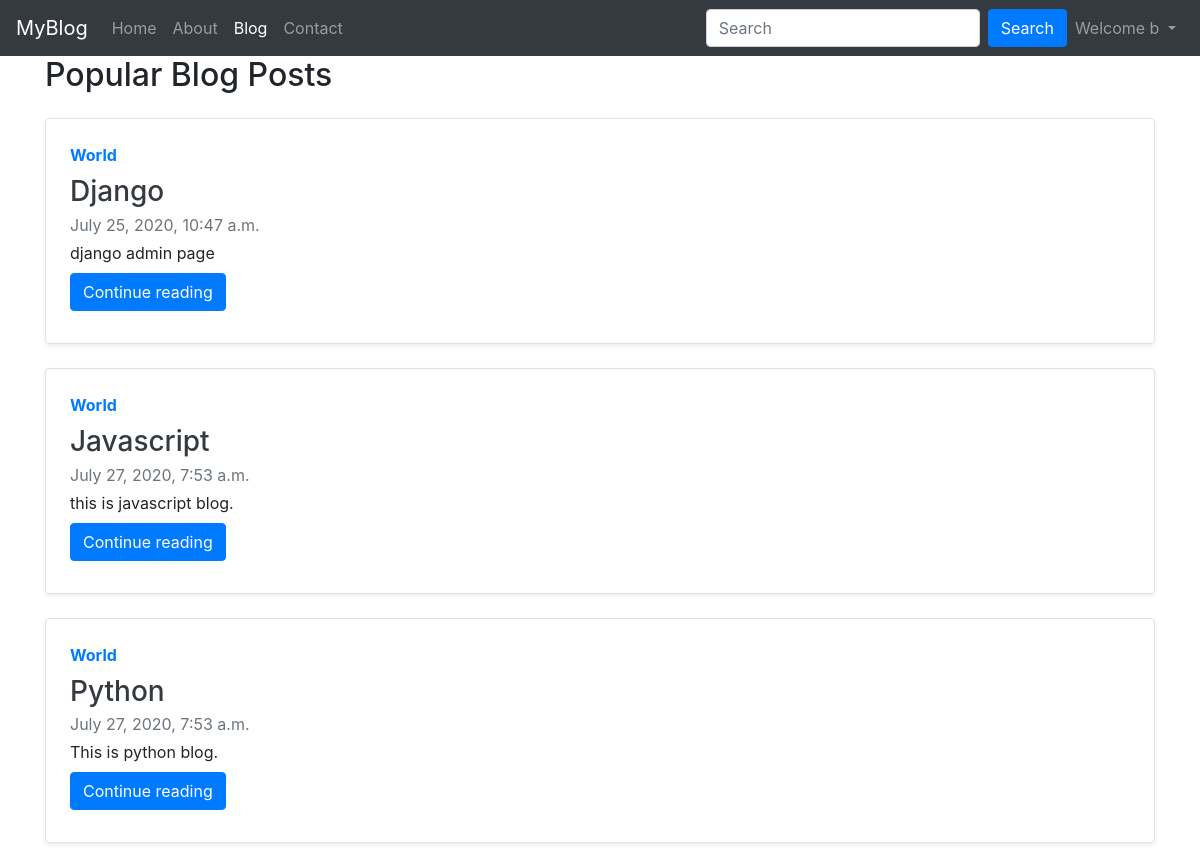
Screenshot of /blog/ (signed in) with the database file from the repository.
### blog/models.py (models this page shows, shortened)
class Post(models.Model):
	sno = models.AutoField(primary_key=True)
	title = models.CharField(max_length=30)
	author = models.CharField(max_length=20)
	content = models.TextField()
	slug = models.CharField(max_length=13)
	timeStamp = models.DateTimeField(blank=True)

### blog/views.py (the view)
# urls.py: path('', views.blogHome, name='blogHome'),
def blogHome(request):
	allPosts = Post.objects.all()
	context ={'allPosts':allPosts}
	return render(request,'blog/bloghome.html',context)

### templates/blog/bloghome.html (shortened to what this page needs)
{% extends 'basic.html' %}
{% block blogactive %}active{% endblock blogactive %}
{% block body %}
<div class="container">
	<h2>Popular Blog Posts</h2>
	{% for post in allPosts %}
	<div class="row no-gutters border rounded overflow-hidden flex-md-row my-4 shadow-sm h-md-250 position-relative">
        <div class="col p-4 d-flex flex-column position-static">
          <strong class="d-inline-block mb-2 text-primary">World</strong>
          <h3 class="mb-0"><a class="text-dark" href="/blog/{{post.slug}}">{{post.title}}</a></h3>
          <div class="mb-1 text-muted my-1">{{post.timeStamp}}</div>
          <p class="card-text mb-auto">{{post.content | truncatechars:500}}</p>
          <div class="my-2">
          	<a href="/blog/{{post.slug}}" role="button" class="btn btn-primary">Continue reading</a>
          </div>
        </div>
    </div>
    {% endfor %}
</div>
{% endblock body %}

### templates/basic.html (shortened to what this page needs)
<!doctype html>
<html lang="en">
  <head>
    <link rel="stylesheet" href="https://stackpath.bootstrapcdn.com/bootstrap/4.5.0/css/bootstrap.min.css">
  </head>
  <body>
    <nav class="navbar navbar-expand-lg navbar-dark bg-dark">
  <a class="navbar-brand" href="/">MyBlog</a>
  <div class="collapse navbar-collapse" id="navbarSupportedContent">
    <ul class="navbar-nav mr-auto">
      <li class="nav-item {% block homeactive %}{% endblock homeactive %}">
        <a class="nav-link" href="/">Home <span class="sr-only">(current)</span></a>
      </li>
      <li class="nav-item {% block aboutactive %}{% endblock aboutactive %} ">
        <a class="nav-link" href="/about">About</a>
      </li>
      <li class="nav-item {% block blogactive %}{% endblock blogactive %} ">
        <a class="nav-link" href="/blog">Blog</a>
      </li>
       <li class="nav-item {% block contactactive %}{% endblock contactactive %} ">
        <a class="nav-link" href="/contact">Contact</a>
      </li>
    </ul>
    <div class="ml-auto form-inline">
    <form method="get" action="/search" class="form-inline my-2 my-lg-0">
      <input class="form-control mr-sm-2" type="search" placeholder="Search" aria-label="Search" name="query" id="query">
      <button class="btn btn-primary my-2 my-sm-0" type="submit">Search</button>
    </form>
    {% if user.is_authenticated %}
    <ul class="navbar-nav ">
      <li class="nav-item dropdown">
        <a class="nav-link dropdown-toggle" href="#" id="navbarDropdown" role="button" data-toggle="dropdown" aria-haspopup="true" aria-expanded="false">
          Welcome {{request.user}}
        </a>
      </li>
    </ul>
    {% endif %}
    </div>
  </div>
</nav>
  {% block body %} {% endblock body %}
  </body>
</html>

### rows the page displays
Post: title "Django", timeStamp "July 25, 2020, 10:47 a.m.", content "django admin page"
Post: title "Javascript", timeStamp "July 27, 2020, 7:53 a.m.", content "this is javascript blog."
Post: title "Python", timeStamp "July 27, 2020, 7:53 a.m.", content "This is python blog."

### other values shown
{{ request.user }} "b"
